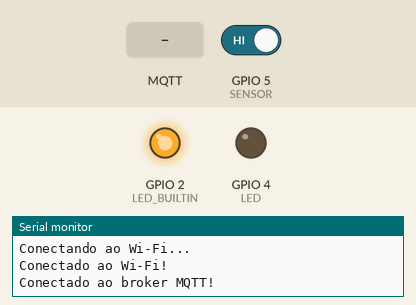
This sketch was run on a simulated ESP32. On the bench: output pins drawn as LEDs (lit = HIGH), the last lines printed to the serial monitor. Dashed ring = blinking. The inputs (shaded band) are chosen by the test bench; at power-on: GPIO 5 (SENSOR) HIGH. WiFi joins after 1.5 s; servers stay silent unless stated; no MQTT or app messages arrive unless stated.

Above: at 3.2 s.
3.3 s: MQTT message "0" arrives on the first subscribed topic
At 3.45 s:
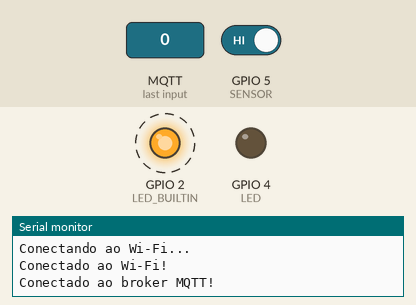
5.7 s: MQTT message "1" arrives on the first subscribed topic
At 6.7 s:
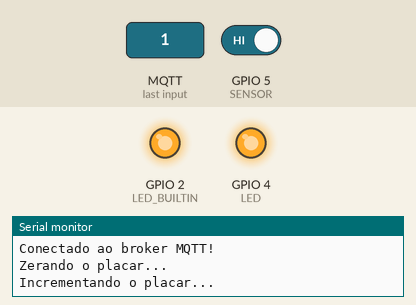
7.8 s: GPIO 5 (SENSOR) driven LOW
At 8.5 s:
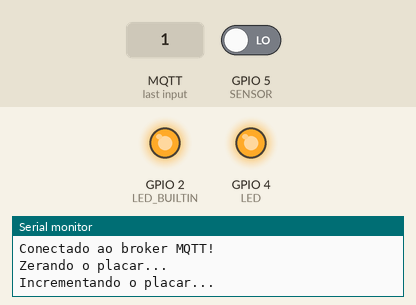
9.3 s: GPIO 5 (SENSOR) driven HIGH
At 11.9 s:
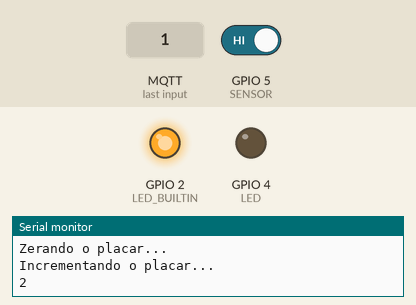
12.3 s: MQTT message "2" arrives on the first subscribed topic
At 12.46 s:
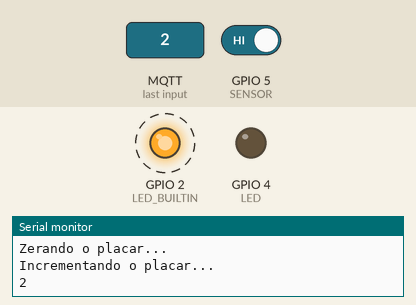
Timing chart, 0 to 15.3 s (numbered marks = the images above; inputs shaded):
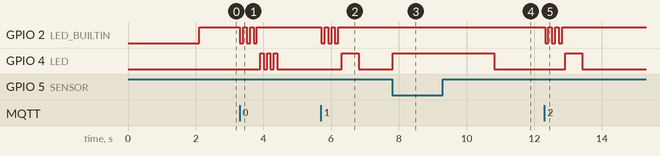

Measured:
- after the input at 3.3 s, GPIO 2 (LED_BUILTIN): alternates HIGH for 0.10 s and LOW for 0.10 s, 6 changes in all, then stays HIGH, starting at once; GPIO 4 (LED): alternates HIGH for 0.10 s and LOW for 0.10 s, 6 changes in all, then stays LOW, starting after 0.61 s
- after the input at 5.7 s, GPIO 2 (LED_BUILTIN): alternates HIGH for 0.10 s and LOW for 0.10 s, 6 changes in all, then stays HIGH, starting at once; GPIO 4 (LED): LOW → HIGH after 0.61 s, → LOW 0.50 s later
- after the input at 7.8 s, GPIO 4 (LED): LOW → HIGH at once
- after the input at 9.3 s, GPIO 4 (LED): goes on until 10.8 s, then stays LOW
- after the input at 12.3 s, GPIO 2 (LED_BUILTIN): alternates HIGH for 0.10 s and LOW for 0.10 s, 6 changes in all, then stays HIGH, starting at once; GPIO 4 (LED): LOW → HIGH after 0.62 s, → LOW 0.50 s later

The sketch:

esp32_+_sensor_de_obst_culo_+_led.ino
```cpp
#include <WiFi.h>
#include <PubSubClient.h>

#define LED_BUILTIN 2
#define SENSOR 5
#define LED 4

#define SSID "itl"
#define PASSWORD "itl20242"

#define MQTT_SERVER "itl.sj.ifsc.edu.br"
#define MQTT_PORT 1883
#define MQTT_CLIENT_ID "brinquedo-7"
#define MQTT_TOPIC_REQ "itl20242/req/7"
#define MQTT_TOPIC_RES "itl20242/res/7"

WiFiClient espClient;
PubSubClient client(espClient);
int placar = 0;

void callback(char *topic, byte *payload, unsigned int length)
{
  for (int i = 0; i < 3; i++)
  {
    digitalWrite(LED_BUILTIN, LOW);
    delay(100);
    digitalWrite(LED_BUILTIN, HIGH);
    delay(100);
  }
  if (payload[0] == '0')
  {
    Serial.println("Zerando o placar...");
    for (int i = 0; i < 3; i++)
    {
      digitalWrite(LED, HIGH);
      delay(100);
      digitalWrite(LED, LOW);
      delay(100);
    }
    placar = 0;
    client.publish(MQTT_TOPIC_RES, "0");
  }
  else if (payload[0] == '1')
  {
    Serial.println("Incrementando o placar...");
    digitalWrite(LED, HIGH);
    delay(500);
    digitalWrite(LED, LOW);

    placar++;
    client.publish(MQTT_TOPIC_RES, "1");
  }
  else if (payload[0] == '2')
  {
    Serial.println("Decrementando o placar...");
    digitalWrite(LED, HIGH);
    delay(500);
    digitalWrite(LED, LOW);

    placar--;
    client.publish(MQTT_TOPIC_RES, "2");
  }
}

void setup()
{
  Serial.begin(115200);
  pinMode(LED_BUILTIN, OUTPUT);
  pinMode(LED, OUTPUT);
  pinMode(SENSOR, INPUT);
  WiFi.begin(SSID, PASSWORD);
  while (WiFi.status() != WL_CONNECTED)
  {
    delay(1000);
    Serial.println("Conectando ao Wi-Fi...");
  }
  Serial.println("Conectado ao Wi-Fi!");
  client.setServer(MQTT_SERVER, MQTT_PORT);
  client.setCallback(callback);
}

void loop()
{
  delay(50);
  if (digitalRead(SENSOR) == LOW)
  {
    placar++;
    digitalWrite(LED, HIGH);
    delay(3000);
    digitalWrite(LED, LOW);
    Serial.println(placar);
  }
  if (!client.connected())
  {
    digitalWrite(LED_BUILTIN, LOW);
    if (client.connect(MQTT_CLIENT_ID))
    {
      Serial.println("Conectado ao broker MQTT!");
      digitalWrite(LED_BUILTIN, HIGH);
      client.subscribe(MQTT_TOPIC_REQ);
    }
    else
    {
      Serial.print("Broker MQTT: reconectando em 5s...");
      delay(5000);
    }
  }
  client.loop();
}
```
